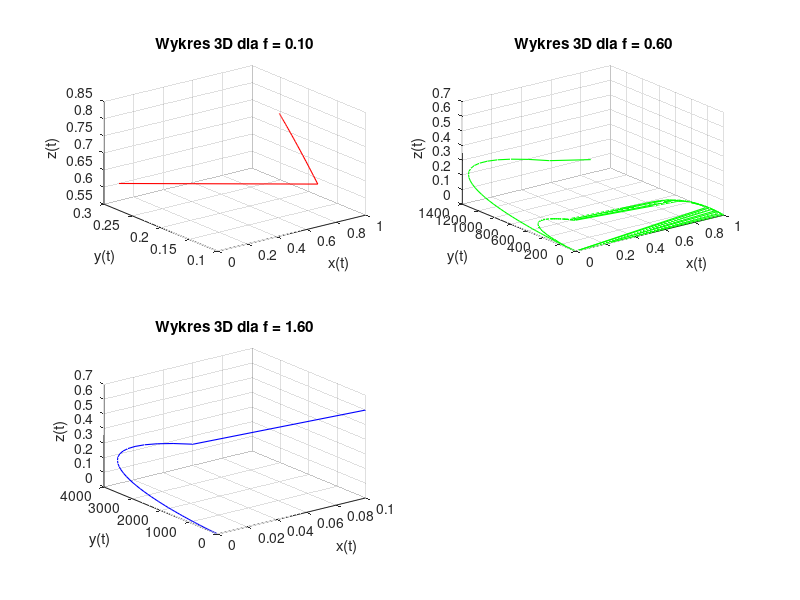
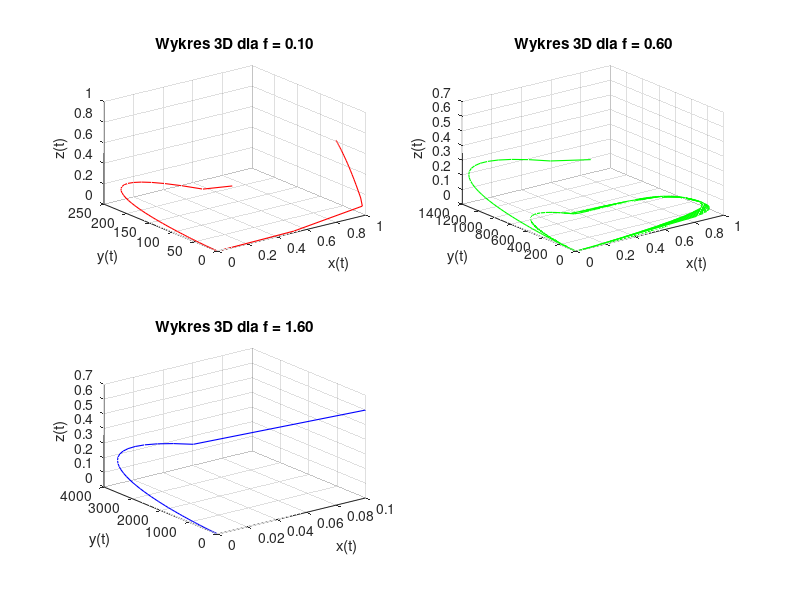
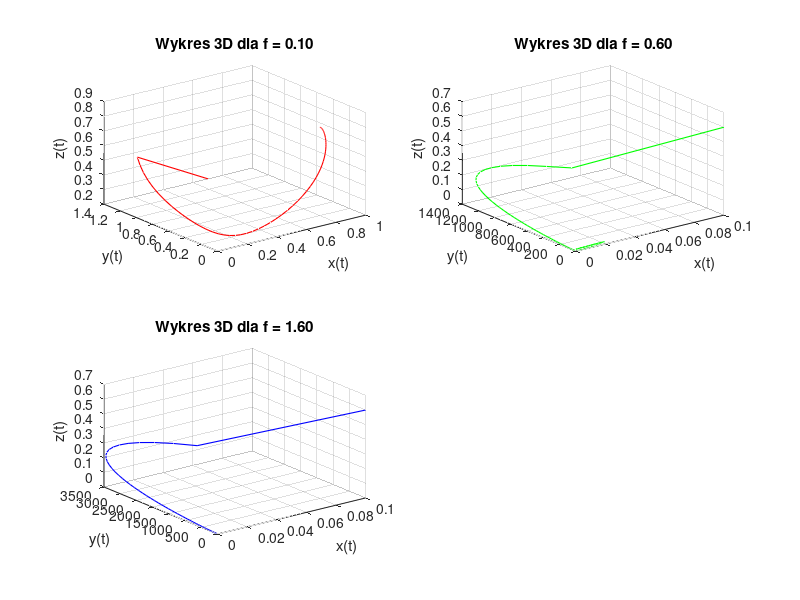
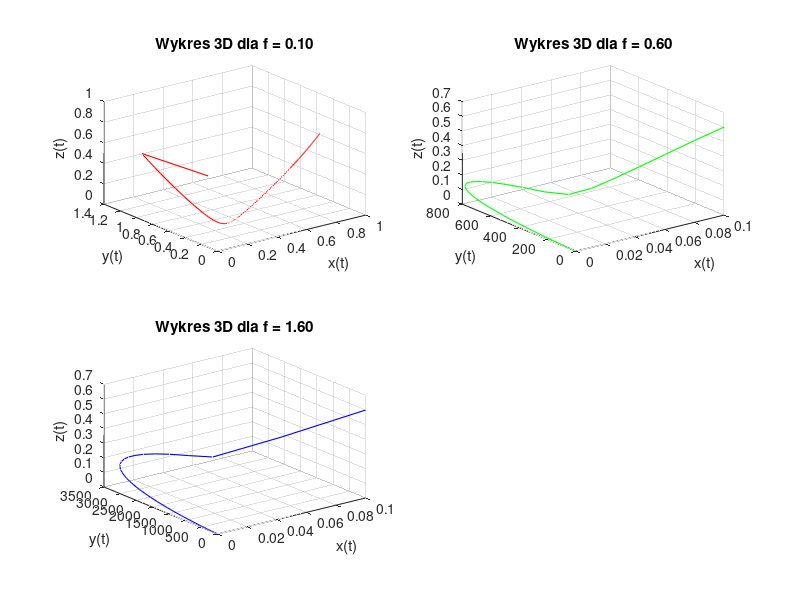

These figures' MATLAB source, in order:
 1;
 %Definiujemy parametry
 epsilon = [1e-5, 0.02, 0.5, 3];
 delta = 2e-4;
 q = 1e-4;
 f = [0.1,0.6,1.6];
 color = ['r', 'g', 'b', 'm'] %Kolorki...


 bifur = [];

 %Definiujemy przedzial czasowy i warunki początkowe
 tspan = linspace(0,100, 1000);
 U0 = [0.1; 0.3; 0.6];

 function wyn = oreg(U, T, epsilon, delta, q, f)
   x = U(1);
   y = U(2);
   z = U(3);

   %Definiujemy system
   dxdt = (q .* y - x .* y + x .* (1 - x)) ./ epsilon;
   dydt = (-q .* y - x .* y + 2 .* f .* z) ./ delta;
   dzdt = x - z;

   %Tworzymy wektor
   wyn = [dxdt; dydt; dzdt];

 endfunction

 %Petla która tworzy wykresy dla poszczególnych parametrów
 for i = 1:size(epsilon)(2)

   for j = 1:size(f)(2)
     figure(i, 'position', [100, 100, 800, 600]);

     %Definiujemy prawą stronę
     rhs = @(U, T) oreg(U, T, epsilon(i), delta, q, f(j));
     [U, t] = lsode(rhs, U0, tspan);

     %Wyciągamy poszczególne koordynaty
     x = U(:, 1);
     y = U(:, 2);
     z = U(:, 3);

     %Rysujemy...
     subplot(2, 2, j)

     plot3(x, y, z, 'LineWidth', 0.8, color(j));
     title(sprintf("Wykres 3D dla f = %.2f", f(j)));
     xlabel('x(t)');
     ylabel('y(t)');
     zlabel('z(t)');
     grid on;
     axis auto;

     %Dla drugiego wykresu tworzymy rzuty na poszczególne płaszczyzny
     if (j == 2)
       figure(10 + i, 'position', [100, 100, 800, 600]);

       % 1. Rzut na płaszczyznę x-y
       subplot(2, 2, 1);
       plot(x, y);
       title('Rzut na x-y');
       xlabel('x(t)');
       ylabel('y(t)');
       grid on;
       axis tight;

       % 2.  Rzut na płaszczyznę x-z
       subplot(2, 2, 2);
       plot(x, z);
       title('Rzut na x-z');
       xlabel('x(t)');
       ylabel('z(t)');
       grid on;
       axis tight;

       % 3.  Rzut na płaszczyznę y-z
       subplot(2, 2, 3);
       plot(y, z);
       title('Rzut na y-z');
       xlabel('y(t)');
       ylabel('z(t)');
       grid on;
       axis tight;

       % 4. Ponownie narysowany wykres 3D z innej perspektywy
       subplot(2, 2, 4);
       plot3(x, y, z, 'k-');
       title('Wykres 3D');
       xlabel('x');
       ylabel('y');
       zlabel('z');
       grid on;
       view(30, 30);
       axis tight;
     endif

   endfor
 endfor

 f_val = linspace(0.2, 3, 20);
 for i = 1:length(f_val)


   %Definiujemy prawą stronę
   rhs = @(U, T) oreg(U, T, 0.02, delta, q, f_val(i));
   [U, t] = lsode(rhs, U0, tspan);
   x = U(:, 1);
   y = U(:, 2);
   z = U(:, 3);
   bifur(end+1) = x(end) + y(end) + z(end);


 endfor
 figure(100, 'position', [100, 100, 800, 600]);
 plot(f_val, bifur);
 title('Bifurkacja dla epsilona = 0.02 wobec f')
 xlabel('Parameter f');
 ylabel('x(t) + y(t) + z(t)');
